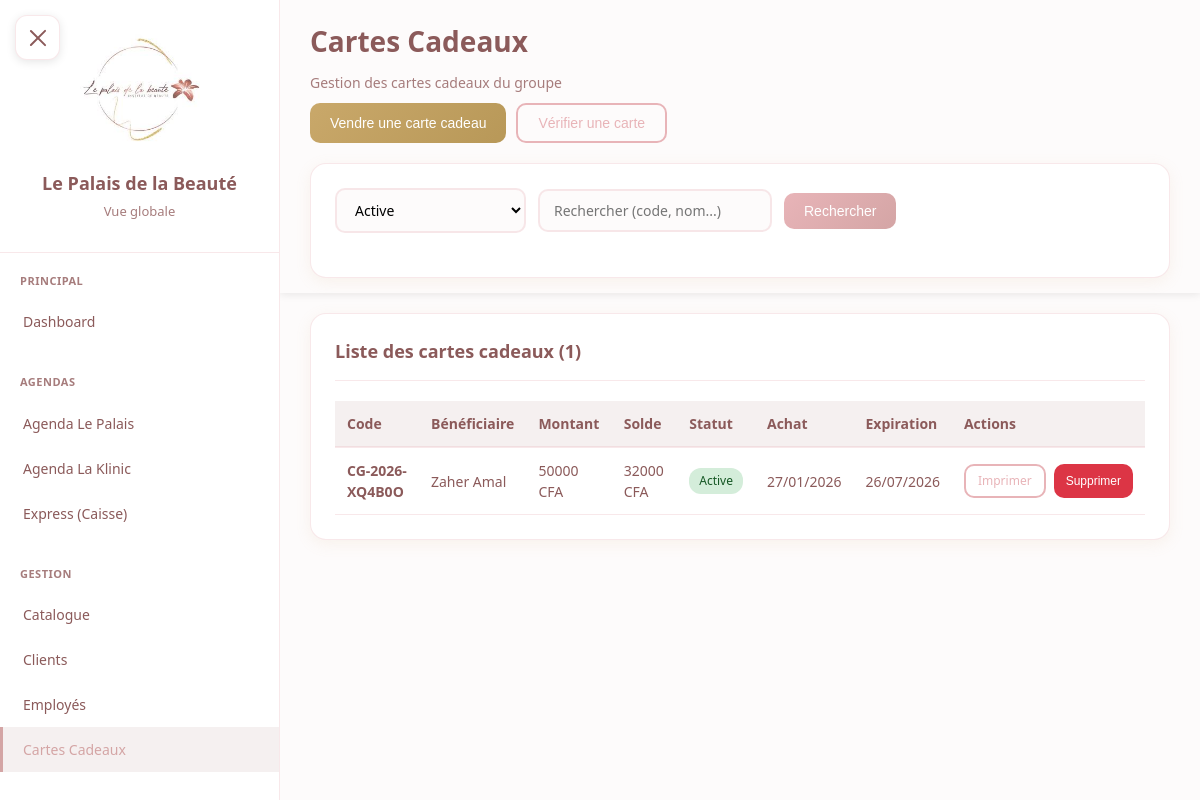
Before: /cartes-cadeaux/ (signed in) with the older database file.
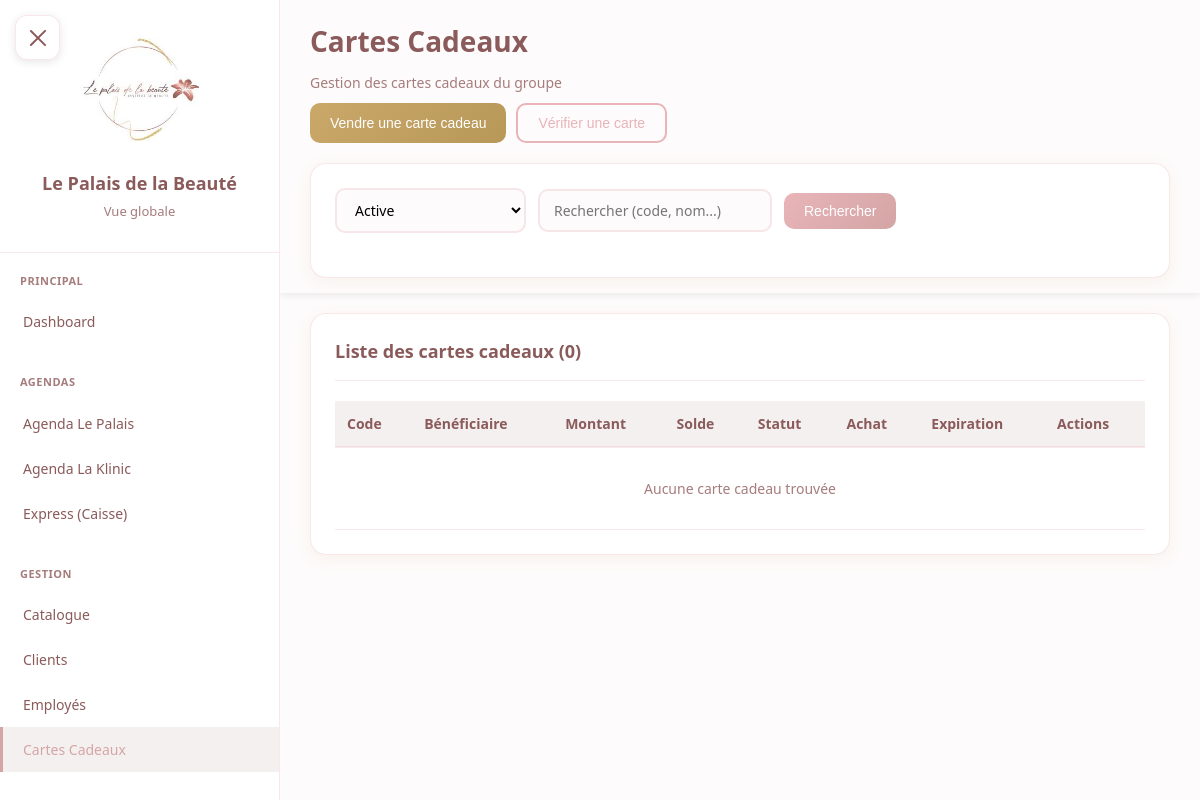
After: the same page with the newer database file.
### core/models.py (models this page shows, shortened)
class CarteCadeau(models.Model):
    STATUT_CHOICES = [
        ('active', 'Active'),
        ('expiree', 'Expirée'),
        ('soldee', 'Soldée'),
        ('annulee', 'Annulée'),
        ('supprimee', 'Supprimée'),
    ]
    code = models.CharField(max_length=20, unique=True, editable=False)
    acheteur = models.ForeignKey(
        'Client',
        on_delete=models.PROTECT,
        related_name='cartes_achetees',
    )
    beneficiaire = models.ForeignKey(
        'Client',
        on_delete=models.PROTECT,
        related_name='cartes_recues',
    )
    montant_initial = models.IntegerField(
        validators=[MinValueValidator(0)]
    )
    solde = models.IntegerField(
        validators=[MinValueValidator(0)]
    )
    institut_achat = models.ForeignKey(
        'Institut',
        on_delete=models.PROTECT,
        related_name='cartes_vendues',
    )
    statut = models.CharField(max_length=20, choices=STATUT_CHOICES, default='active')
    date_achat = models.DateTimeField(auto_now_add=True)
    date_expiration = models.DateTimeField(null=True, blank=True, help_text="Date d'expiration (6 mois après l'achat)")
    date_derniere_utilisation = models.DateTimeField(null=True, blank=True)
    mode_paiement_achat = models.CharField(
        max_length=20,
        choices=[
            ('especes', 'Espèces'),
            ('carte', 'Carte bancaire'),
            ('cheque', 'Chèque'),
            ('om', 'Orange Money'),
            ('wave', 'Wave'),
        ],
        default='especes',
    )
    montant_paiement_1 = models.IntegerField(null=True, blank=True,
        help_text="Montant payé avec le 1er moyen (= montant_initial si paiement simple)")
    moyen_paiement_2 = models.CharField(max_length=20, blank=True, null=True,
        choices=[
            ('especes', 'Espèces'),
            ('carte', 'Carte bancaire'),
            ('cheque', 'Chèque'),
            ('om', 'Orange Money'),
            ('wave', 'Wave'),
        ],
    )
    montant_paiement_2 = models.IntegerField(null=True, blank=True,
        help_text="Montant payé avec le 2ème moyen")
    vendue_par = models.ForeignKey(
        'Utilisateur',
        on_delete=models.SET_NULL,
        null=True,
        related_name='cartes_vendues',
    )
    class Meta:
        verbose_name = "Carte cadeau"
        verbose_name_plural = "Cartes cadeaux"
        ordering = ['-date_achat']
    @property
    def est_expiree(self):
        if self.date_expiration:
            return timezone.now() > self.date_expiration
        if self.date_achat:
            return timezone.now() > (self.date_achat + timedelta(days=180))
        return False
    @property
    def jours_restants(self):
        if self.date_expiration:
            delta = self.date_expiration - timezone.now()
            return max(0, delta.days)
        return 0
    @classmethod
    def marquer_cartes_expirees(cls):
        now = timezone.now()
        cls.objects.filter(
            statut='active',
            date_expiration__lt=now
        ).update(statut='expiree')
        cls.objects.filter(
            statut='active',
            date_expiration__isnull=True,
            date_achat__lt=now - timedelta(days=180)
        ).update(statut='expiree')

class Client(models.Model):
    SEXE_CHOICES = [
        ('F', 'Femme'),
        ('H', 'Homme'),
    ]
    nom = models.CharField(max_length=100)
    prenom = models.CharField(max_length=100)
    telephone = models.CharField(max_length=20, unique=True)
    email = models.EmailField(blank=True, null=True)
    sexe = models.CharField(max_length=1, choices=SEXE_CHOICES, default='F')
    date_creation = models.DateTimeField(auto_now_add=True)
    notes = models.TextField(blank=True, null=True)  # Notes optionnelles
    actif = models.BooleanField(default=True)
    class Meta:
        verbose_name = "Client"
        verbose_name_plural = "Clients"
        ordering = ['nom', 'prenom']
    def get_full_name(self):
        return f"{self.prenom} {self.nom}"

### core/views.py (the view, shortened to what this page needs)
# urls.py: path('cartes-cadeaux/', views.cartes_cadeaux_list, name='cartes_cadeaux_list'),
@login_required
def cartes_cadeaux_list(request):
    CarteCadeau.marquer_cartes_expirees()
    cartes = CarteCadeau.objects.select_related(
        'acheteur', 'beneficiaire', 'institut_achat'
    ).all()
    statut = request.GET.get('statut', 'active')
    if statut:
        if statut == 'annulee':
            cartes = cartes.filter(statut__in=['annulee', 'supprimee'])
        elif statut == 'toutes':
            pass
        else:
            cartes = cartes.filter(statut=statut)
    search = request.GET.get('search', '')
    instituts = Institut.objects.all()
    paginator = Paginator(cartes, 30)
    page_number = request.GET.get('page')
    page_obj = paginator.get_page(page_number)
    return render(request, 'cartes_cadeaux/liste.html', {
        'cartes': page_obj,
        'page_obj': page_obj,
        'search': search,
        'statut_filtre': statut,
        'instituts': instituts,
    })

### core/models.py (called while the page is built)
    def is_patron(self):
        return self.role == 'patron'

### templates/cartes_cadeaux/liste.html (shortened to what this page needs)
{% extends "base.html" %}
{% block content %}
<div class="sticky-header">
    <div class="content-header" style="margin-bottom: 10px;">
        <h1 class="page-title">Cartes Cadeaux</h1>
        <p class="page-subtitle">Gestion des cartes cadeaux du groupe</p>
    </div>
    <div class="actions-row">
        <button class="btn btn-secondary" onclick="ouvrirModalVente()">
            Vendre une carte cadeau
        </button>
        <button class="btn btn-outline" onclick="ouvrirModalVerification()">
            Vérifier une carte
        </button>
    </div>
    <div class="card" style="margin-bottom: 0;">
        <form method="GET" class="filters-row">
            <select name="statut" onchange="this.form.submit()">
                <option value="active" {% if statut_filtre == 'active' %}selected{% endif %}>Active</option>
            </select>
            <input type="text" name="search" placeholder="Rechercher (code, nom...)" value="{{ search }}">
            <button type="submit" class="btn btn-primary">Rechercher</button>
        </form>
    </div>
</div>
<div class="card">
    <div class="card-header">
        <h2 class="card-title">Liste des cartes cadeaux ({{ page_obj.paginator.count }})</h2>
    </div>
    <table>
        <thead>
            <tr>
                <th>Code</th>
                <th>Bénéficiaire</th>
                <th>Montant</th>
                <th>Solde</th>
                <th>Statut</th>
                <th>Achat</th>
                <th>Expiration</th>
                <th>Actions</th>
            </tr>
        </thead>
        <tbody>
            {% for carte in cartes %}
            <tr>
                <td><strong>{{ carte.code }}</strong></td>
                <td>{{ carte.beneficiaire.get_full_name }}</td>
                <td>{{ carte.montant_initial|floatformat:0 }} CFA</td>
                <td>{{ carte.solde|floatformat:0 }} CFA</td>
                <td>
                    <span class="badge badge-{{ carte.statut }}">
                        {{ carte.get_statut_display }}
                    </span>
                </td>
                <td>{{ carte.date_achat|date:"d/m/Y" }}</td>
                <td>
                    {% if carte.date_expiration %}
                        {% if carte.est_expiree %}
                            <span style="color: #dc3545; font-weight: 600;">Expirée</span>
                        {% elif carte.jours_restants <= 30 %}
                            <span style="color: #ffc107; font-weight: 600;">{{ carte.date_expiration|date:"d/m/Y" }}</span>
                            <br><small style="color: #ffc107;">({{ carte.jours_restants }}j restants)</small>
                        {% else %}
                            {{ carte.date_expiration|date:"d/m/Y" }}
                        {% endif %}
                    {% else %}
                        -
                    {% endif %}
                </td>
                <td>
                    <div style="display: flex; gap: 8px;">
                        <a href="{% url 'core:imprimer_carte_cadeau' carte_id=carte.id %}" target="_blank" class="btn btn-outline" style="padding: 6px 12px; font-size: 12px;">Imprimer</a>
                        {% if request.user.utilisateur.is_patron %}
                        <button onclick="ouvrirModalSupprimerCarte({{ carte.id }}, '{{ carte.code }}', {{ carte.utilisations.count }})" class="btn btn-danger" style="padding: 6px 12px; font-size: 12px;">Supprimer</button>
                        {% endif %}
                    </div>
                </td>
            </tr>
            {% empty %}
            <tr>
                <td colspan="8" style="text-align: center; padding: 30px; color: var(--text-light);">
                    Aucune carte cadeau trouvée
                </td>
            </tr>
            {% endfor %}
        </tbody>
    </table>
</div>
{% endblock %}

Changed rows visible on the page:
removed CarteCadeau: code "CG-2026-XQ4B0O", beneficiaire.get_full_name "Zaher Amal", montant_initial "50000", solde "32000", statut "Active", date_achat "27/01/2026", date_expiration "26/07/2026"
Other visible differences:
{{ page_obj.paginator.count }}: "1" → "0"
text now shown: "Aucune carte cadeau trouvée"
